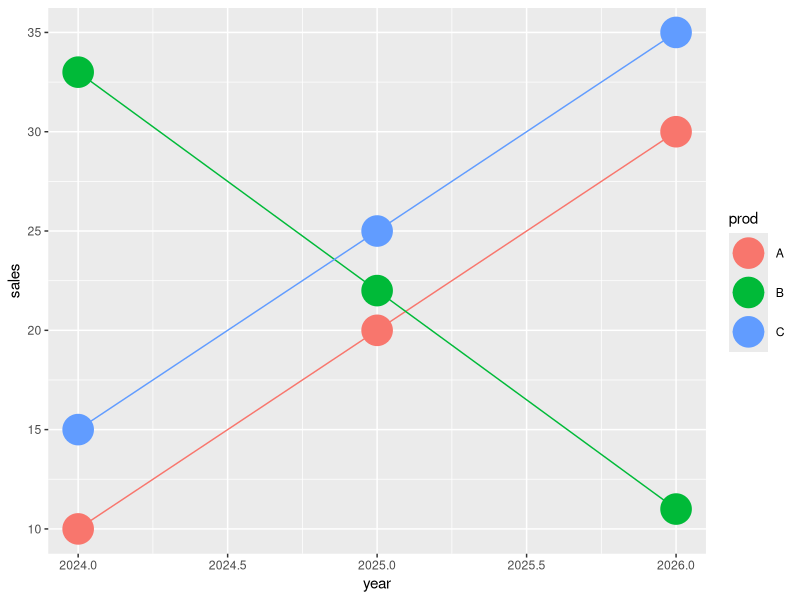

Here is the R script that generated this plot:
## ---- chunk 1
library(tibble)
sales <- tribble(
    ~prod, ~`2024`, ~`2025`, ~`2026`,
    "A", 10, 20, 30,
    "B", 33, 22, 11,
    "C", 15, 25, 35
)
sales
## ---- chunk 2
library(tidyr)
library(dplyr)
library(ggplot2)
sales |> 
    pivot_longer(cols = -prod, names_to = "year", values_to = "sales") |> 
    mutate(year = as.numeric(year)) |> 
    ggplot(aes(x = year, y = sales, color = prod)) +
    geom_point(size = 10) +
    geom_line()
